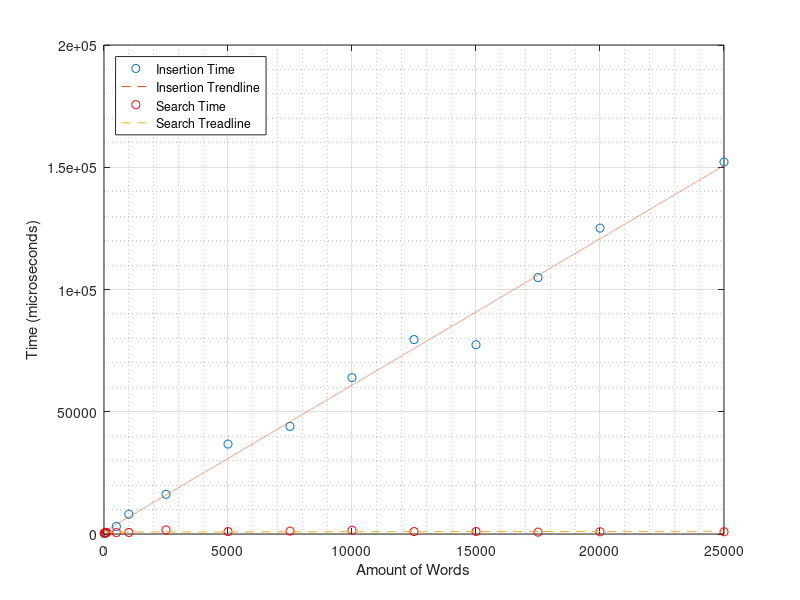

The MATLAB source for this figure:
inputsize = [10, 50, 100, 500, 1000, 2500, 5000, 7500, 10000, 12500, 15000, 17500, 20000, 25000];
inserttime = [152, 280, 688, 3079, 8070, 16233, 36779, 44011, 63968, 79529, 77423, 104898, 125104, 152148];
x = (10:25000);
y1 = (5.9892 * x) + 975.5;
plot(inputsize, inserttime, 'o')
xlabel 'Amount of Words'
ylabel 'Time (microseconds)'
grid on
grid minor
hold on;
plot(x,y1,'--')
hold on
searchtime = [465, 540, 501, 558, 631, 1661, 990, 1183, 1540, 996, 1019, 765, 909, 920];
y2 = (0.0119 * inputsize) + 806.69;
plot(inputsize, searchtime, 'ro' )
hold on;
plot(inputsize,y2,'--')
legend('Insertion Time', 'Insertion Trendline', 'Search Time', 'Search Treadline', 'location', 'northwest')